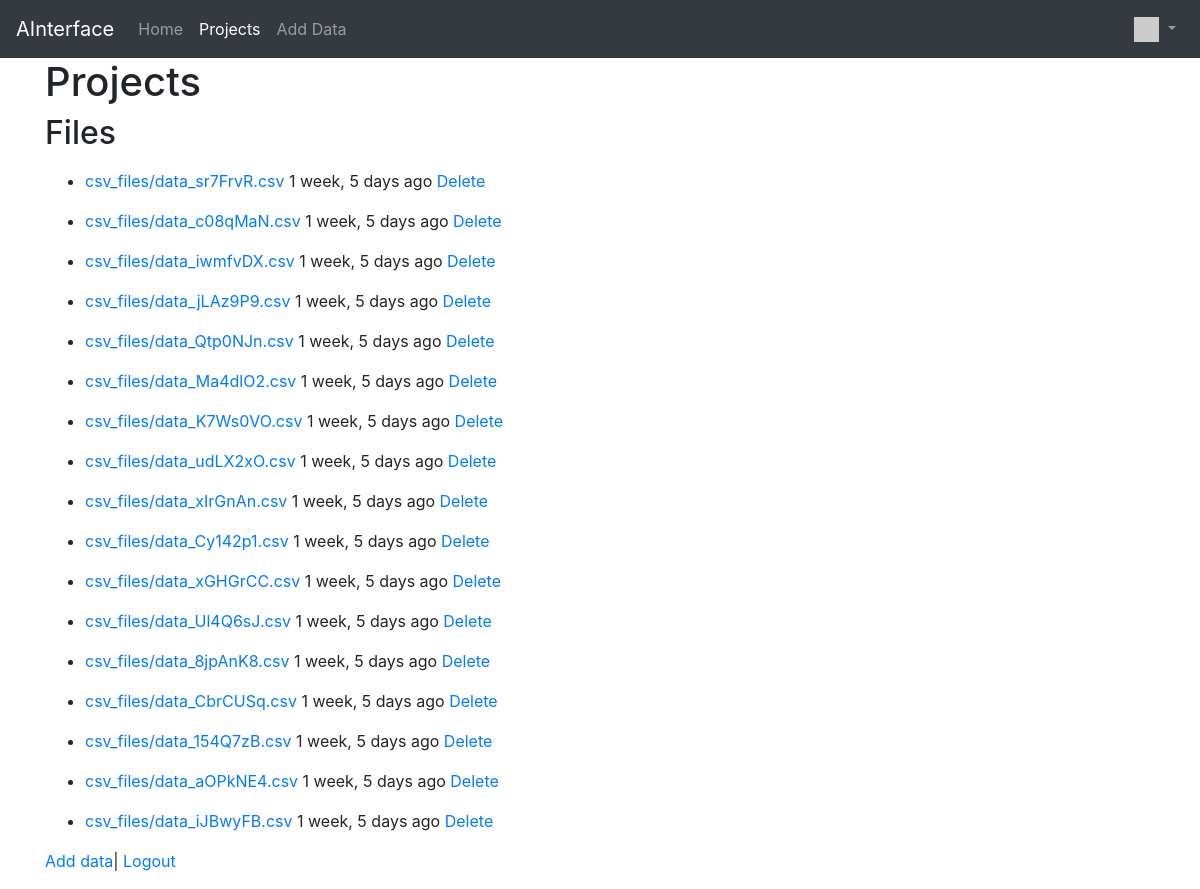
The app's page /kneighborsclassifier/ (signed in), older data.
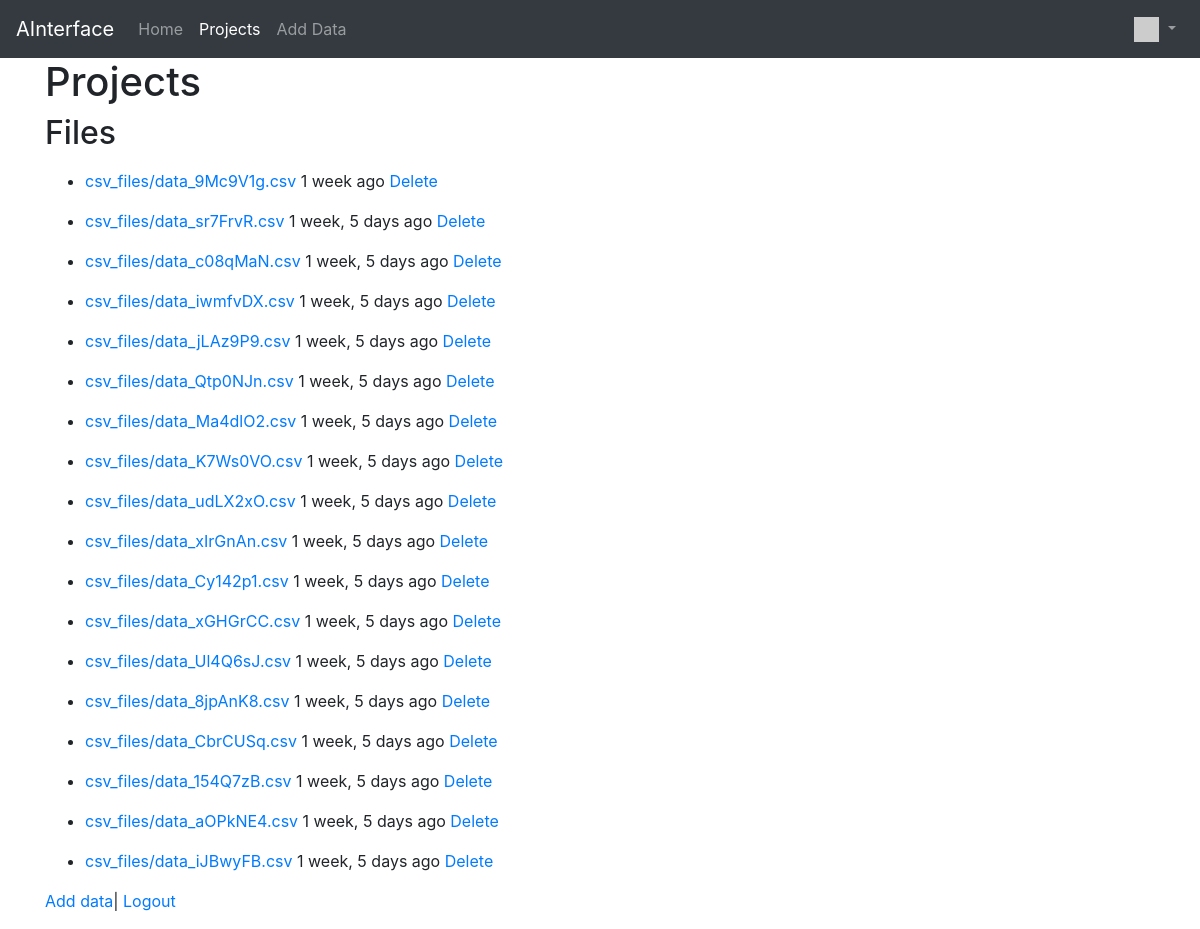
The same page, newer data.
### Apps/KNeighborsClassifier/models.py (models this page shows)
class CSVFile(models.Model):
    file = models.FileField(upload_to='csv_files/', validators=[validate_csv_file])
    uploaded_at = models.DateTimeField(auto_now_add=True)
    owner = models.ForeignKey(settings.AUTH_USER_MODEL, on_delete=models.CASCADE)
    def __str__(self):
        return self.file.name

### Apps/KNeighborsClassifier/views.py (the view)
# urls.py: path('', views.CsvListView.as_view(), name='all'),
class CsvListView(OwnerListView):
    template_name = "KNeighborsClassifier/csv_list.html"
    def get(self, request) :
        csv_list = CSVFile.objects.all().order_by('-uploaded_at')
        for obj in csv_list:
            obj.natural_updated = naturaltime(obj.uploaded_at)
        ctx = {'csv_list' : csv_list}
        return render(request, self.template_name, ctx)

### Apps/home/templatetags/app_tags.py (called while the page is built)
@register.filter(name='gravatar')
def gravatar(user, size=35):
    email = str(user.email.strip().lower()).encode('utf-8')
    email_hash = md5(email).hexdigest()
    url = "//www.gravatar.com/avatar/{0}?s={1}&d=identicon&r=PG"
    return url.format(email_hash, size)

### Apps/KNeighborsClassifier/templates/KNeighborsClassifier/csv_list.html
{% extends "base_menu.html" %}
{% block content %}
<h1>Projects</h1>
<h2>Files</h2>
<p>
    {% if csv_list %}
        {% for csv in csv_list %}
            {% if csv.owner == user %}
            <ul>
                <li>
                    <a href="{% url 'KNeighborsClassifier:csv_detail'  csv.id %}">{{ csv }} </a> {{ csv.natural_updated }}
                    <a href="{% url 'KNeighborsClassifier:csv_delete' csv.id %}">Delete</a>
                </li>
            </ul>
            {% endif %}
        {% endfor %}
    {% else %}
        <p>There are no projects.</p>
    {% endif %}
</p>
<p>
    <a href="{% url 'KNeighborsClassifier:create_csv_data' %}">Add data</a>|
    {% if user.is_authenticated %}
        <a href="{% url 'logout' %}?next={% url 'KNeighborsClassifier:all' %}">Logout</a>
    {% else %}
        <a href="{% url 'login' %}?next={% url 'KNeighborsClassifier:all' %}">Login</a>
    {% endif %}
</p>
{% endblock %}

Row changes from the older to the newer data that the page shows:
added CSVFile: file "csv_files/data_9Mc9V1g.csv", natural_updated "1 week ago"
